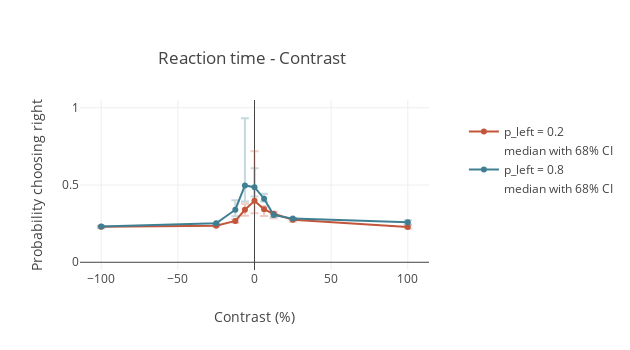

The notebook cell saved with this chart:
### Code cell
subj_uuid = (subject.Subject & 'subject_nickname="IBL_13"').fetch1('subject_uuid')
key = {'subject_uuid': subj_uuid,
   'session_start_time': datetime.datetime(2019, 3, 22, 13, 1, 28)}
sessions = behavior_analyses.PsychResultsBlock * behavior_analyses.ReactionTimeContrastBlock & key

data = []

for session in sessions.fetch('KEY'):
    contrasts, prob_left, reaction_time, ci_low, ci_high = \
        (sessions & session).fetch1(
            'signed_contrasts', 'prob_left', 'reaction_time_contrast', 
            'reaction_time_ci_low', 'reaction_time_ci_high')
    error_low = reaction_time - ci_low
    error_high = ci_high - reaction_time
    
    contrasts = contrasts * 100
    
    curve_color, error_color = putils.get_color(prob_left, 0.3)

    rt_data = go.Scatter(
        x=contrasts.tolist(),
        y=reaction_time.tolist(),
        marker=dict(
            size=6,
            color=curve_color),
        mode='markers+lines',
        name=f'p_left = {prob_left}'
    )
    
    rt_errorbar = go.Scatter(
        x=contrasts.tolist(),
        y=reaction_time.tolist(),
        error_y=dict(
            type='data',
            array=error_high.tolist(),
            arrayminus=error_low.tolist(),
            color=error_color,
            visible=True
        ),
        marker=dict(
            size=6),
        mode='none',
        name='median with 68% CI',
    )

    data.append(rt_data)
    data.append(rt_errorbar)

layout = go.Layout(
    width=630,
    height=350,
    title=dict(
        text='Reaction time - Contrast',
        x=0.25,
        y=0.85
    ),
    xaxis=dict(
        title='Contrast (%)'), 
    yaxis=dict(
        title='Probability choosing right',
        range=[-0.05, 1.05]),
    legend=dict(
        x=1.1, 
        y=0.9,
        orientation='v'),
)


fig = go.Figure(data=data, layout=layout)
plotly.offline.iplot(fig)

### Figure 1 — Plotly figure (JSON) as saved in the notebook; plotly's stock layout.template omitted (floating-point values rounded to 4 significant figures)
{"data": [{"marker": {"color": "rgba(0.7634747047461135, 0.3348456555528834, 0.225892295531744, 1.0)", "size": 6}, "mode": "markers+lines", "name": "p_left = 0.2", "type": "scatter", "uid": "1d16edef-ec5b-445c-aab0-c11fc0f3d072", "x": [-100, -25, -12.5, -6.25, 0, 6.25, 12.5, 25, 100], "y": [0.2306, 0.236, 0.2676, 0.3396, 0.3977, 0.3428, 0.3138, 0.2754, 0.2278]}, {"error_y": {"array": [0.0031, 0.0069, 0.0106, 0.0384, 0.3212, 0.0199, 0.0136, 0.0111, 0.0117], "arrayminus": [0.0106, 0.0044, 0.0111, 0.0385, 0.08015, 0.0438, 0.0282, 0.0125, 0.0093], "color": "rgba(0.7634747047461135, 0.3348456555528834, 0.225892295531744, 0.3)", "type": "data", "visible": true}, "marker": {"size": 6}, "mode": "none", "name": "median with 68% CI", "type": "scatter", "uid": "371ac91b-26b3-4df4-b104-587247b124b2", "x": [-100, -25, -12.5, -6.25, 0, 6.25, 12.5, 25, 100], "y": [0.2306, 0.236, 0.2676, 0.3396, 0.3977, 0.3428, 0.3138, 0.2754, 0.2278]}, {"marker": {"color": "rgba(0.24715576253545807, 0.49918708160096675, 0.5765599057376697, 1.0)", "size": 6}, "mode": "markers+lines", "name": "p_left = 0.8", "type": "scatter", "uid": "8d6b63ca-56d9-408d-acba-19d51d273cfd", "x": [-100, -25, -12.5, -6.25, 0, 6.25, 12.5, 25, 100], "y": [0.2309, 0.2518, 0.3401, 0.4974, 0.4856, 0.4112, 0.3054, 0.2825, 0.2588]}, {"error_y": {"array": [0.00525, 0.0001, 0.06095, 0.4347, 0.1235, 0.03195, 0.00895, 0.003, 0.0138], "arrayminus": [0.00495, 0.0097, 0.04235, 0.1044, 0.0597, 0.0172, 0.01115, 0.0083, 0.0127], "color": "rgba(0.24715576253545807, 0.49918708160096675, 0.5765599057376697, 0.3)", "type": "data", "visible": true}, "marker": {"size": 6}, "mode": "none", "name": "median with 68% CI", "type": "scatter", "uid": "a2c188cc-df0f-4d7b-bc8d-d586af7aedcf", "x": [-100, -25, -12.5, -6.25, 0, 6.25, 12.5, 25, 100], "y": [0.2309, 0.2518, 0.3401, 0.4974, 0.4856, 0.4112, 0.3054, 0.2825, 0.2588]}], "layout": {"height": 350, "legend": {"orientation": "v", "x": 1.1, "y": 0.9}, "title": {"text": "Reaction time - Contrast", "x": 0.25, "y": 0.85}, "width": 630, "xaxis": {"title": {"text": "Contrast (%)"}}, "yaxis": {"range": [-0.05, 1.05], "title": {"text": "Probability choosing right"}}}}
